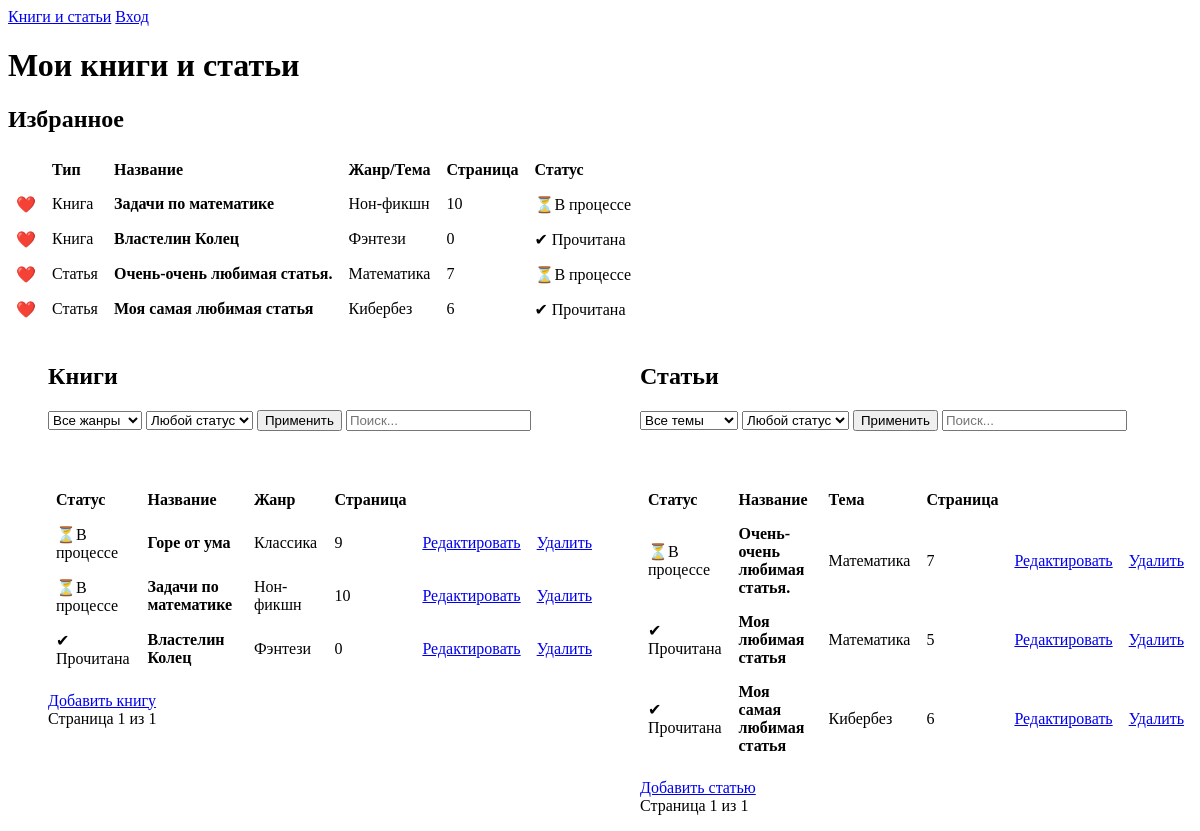
The page / on the database its author committed.
### main/models.py (models this page shows, shortened)
class Book(models.Model):
    title = models.CharField(max_length=200)
    status = models.BooleanField(default=False)
    genre = models.ForeignKey(Genre, on_delete=models.CASCADE,
    null=True, blank=True)
    page = models.IntegerField()
    like = models.BooleanField(default=False)

class Genre(models.Model):
    name = models.CharField(max_length=100)
    def __str__(self):
        return self.name

class Article(models.Model):
    title = models.CharField(max_length=200)
    status = models.BooleanField(default=False)
    subject = models.ForeignKey(Subject, on_delete=models.CASCADE,
    null=True, blank=True)
    page = models.IntegerField()
    like = models.BooleanField(default=False)

class Subject(models.Model):
    name = models.CharField(max_length=100)
    def __str__(self):
        return self.name

### main/views.py (the view)
# urls.py: path('', views.books_articles_list, name="books_articles_list"),
def books_articles_list(request):
    books = Book.objects.all().order_by('status')
    articles = Article.objects.all().order_by('status')
    genre = request.GET.get('genre')
    status_b = request.GET.get('status_b')
    query_b = request.GET.get('q_b')
    if genre:
        books = books.filter(genre__id=genre)
    if status_b == 'Прочитана':
        books = books.filter(is_done=True)
    if query_b:
        books = books.filter(title__icontains=query_b)
    elif status_b == 'В процессе':
        books = books.filter(is_done=False)
    subject = request.GET.get('subject')
    status_a = request.GET.get('status_a')
    query_a = request.GET.get('q_a')
    if subject:
        articles = articles.filter(subject__id=subject)
    if status_a == 'Прочитана':
        articles = articles.filter(is_done=True)
    if query_a:
        articles = articles.filter(title__icontains=query_a)
    elif status_a == 'В процессе':
        articles = articles.filter(is_done=False)
    paginator_b = Paginator(books, 5)
    page_b = request.GET.get('page_b')
    books = paginator_b.get_page(page_b)
    paginator_a = Paginator(articles, 5)
    page_a = request.GET.get('page_a')
    articles = paginator_a.get_page(page_a)
    return render(request, "books_articles_list.html", {
        "books": books,
        "articles": articles,
        "genres": Genre.objects.all(),
        "subjects": Subject.objects.all(),
    })

### main/templates/books_articles_list.html (shortened to what this page needs)
<!DOCTYPE html>
<html>
<head>
    <link rel="stylesheet" href="static/styles.css">
</head>
<nav>
    <a href="{% url 'books_articles_list' %}">Книги и статьи</a>
    {% if user.is_authenticated %}
        <span>{{ user.username }}</span>
        <a href="/accounts/logout/">Выход</a>
    {% else %}
        <a href="/accounts/login/">Вход</a>
    {% endif %}
</nav>
<body>
    <h1>Мои книги и статьи</h1>
    <h2>Избранное</h2>
    <table>
    <thead>
    <tr>
      <th></th>
      <th>Тип</th>
      <th>Название</th>
      <th>Жанр/Тема</th>
      <th>Страница</th>
      <th>Статус</th>
    </tr>
  </thead>
  <tbody>
    {% for book in books %}
    {%if book.like%}
      <tr>
        <td>❤️</td>
        <td>Книга</td>
        <td><strong>{{book.title}}</strong></td>
        <td>{{book.genre}}</td>
        <td>{{book.page}}</td>
        <td>{%if book.status%}✔ Прочитана {%else%}⏳В процессе{%endif%}</td>
      </tr>
      {%endif%}
    {% endfor %}
    {% for article in articles %}
        {%if article.like%}
      <tr>
        <td>❤️</td>
        <td>Статья</td>
        <td><strong>{{article.title}}</strong></td>
        <td>{{article.subject}}</td>
        <td>{{article.page}}</td>
        <td>{% if article.status %}✔ Прочитана {%else%}⏳В процессе{%endif%}</td>
      </tr>
      {%endif%}
    {% endfor %}
  </tbody>
</table>
    <div class="column">
    <ul>
        <h2>Книги</h2>
    <form method="GET">
    <select name="genre">
        <option value="">Все жанры</option>
    </select>
    <select name="status_b">
        <option value="">Любой статус</option>
    </select>
    <button type="submit">Применить</button>
    <input type="text" name="q_b" placeholder="Поиск...">
    </form>
    <br></br>
        <table>
    <thead>
    <tr>
      <th>Статус</th>
      <th>Название</th>
      <th>Жанр</th>
      <th>Страница</th>
      <th></th>
      <th></th>
    </tr>
  </thead>
  <tbody>
    {% for book in books %}
      <tr>
        <td>{%if book.status%}✔ Прочитана {%else%}⏳В процессе{%endif%}</td>
        <td><strong>{{book.title}}</strong></td>
        <td>{{book.genre}}</td>
        <td>{{book.page}}</td>
         <td><a href="{% url 'book_update' book.pk %}">Редактировать</a> </td>
         <td><a href="{% url 'book_delete' book.pk %}">Удалить</a>  </td>
      </tr>
    {%empty%}
        Пока нет книг
    {% endfor %}
  </tbody>
</table>
        <a href="{% url 'book_create' %}">Добавить книгу</a>
<div>
    Страница {{ books.number }} из {{ books.paginator.num_pages }}
</div>
    </ul>
    </div>
    <div class ="column">
    <ul>
        <h2>Статьи</h2>
            <form method="GET">
    <select name="subject">
        <option value="">Все темы</option>
    </select>
        <select name="status_a">
        <option value="">Любой статус</option>
    </select>
    <button type="submit">Применить</button>
    <input type="text" name="q_a" placeholder="Поиск...">
</form>
<br></br>
        <table>
    <thead>
    <tr>
      <th>Статус</th>
      <th>Название</th>
      <th>Тема</th>
      <th>Страница</th>
      <th></th>
      <th></th>
    </tr>
  </thead>
  <tbody>
    {% for article in articles %}
      <tr>
        <td>{%if article.status%}✔ Прочитана {%else%}⏳В процессе{%endif%}</td>
        <td><strong>{{article.title}}</strong></td>
        <td>{{article.subject}}</td>
        <td>{{article.page}}</td>
         <td><a href="{% url 'article_update' article.pk %}">Редактировать</a> </td>
         <td><a href="{% url 'article_delete' article.pk %}">Удалить</a>  </td>
      </tr>
    {%empty%}
        Пока нет статей
    {% endfor %}
  </tbody>
</table>
        <a href="{% url 'article_create' %}">Добавить статью</a>
<div>
    Страница {{articles.number }} из {{articles.paginator.num_pages }}
</div>
    </ul>
    </div>
</body>
</html>

### static/styles.css (style rules this page uses)
.column { float: left; width: 50%; }
table { width: auto; border-collapse: collapse; margin: 1rem 0; table-layout: fixed; overflow:auto; }
th, td { padding: 0.5rem; text-align: left; }

### rows shown on the page
Book: title "Задачи по математике", genre "Нон-фикшн", page "10", status "⏳В процессе"
Book: title "Властелин Колец", genre "Фэнтези", page "0", status "✔ Прочитана"
Article: title "Очень-очень любимая статья.", subject "Математика", page "7", status "⏳В процессе"
Article: title "Моя самая любимая статья", subject "Кибербез", page "6", status "✔ Прочитана"
Book: status "⏳В процессе", title "Горе от ума", genre "Классика", page "9"
Article: status "✔ Прочитана", title "Моя любимая статья", subject "Математика", page "5"

### other values the page prints
{{ books.number }} "1"
{{ books.paginator.num_pages }} "1"
{{ articles.number }} "1"
{{ articles.paginator.num_pages }} "1"
